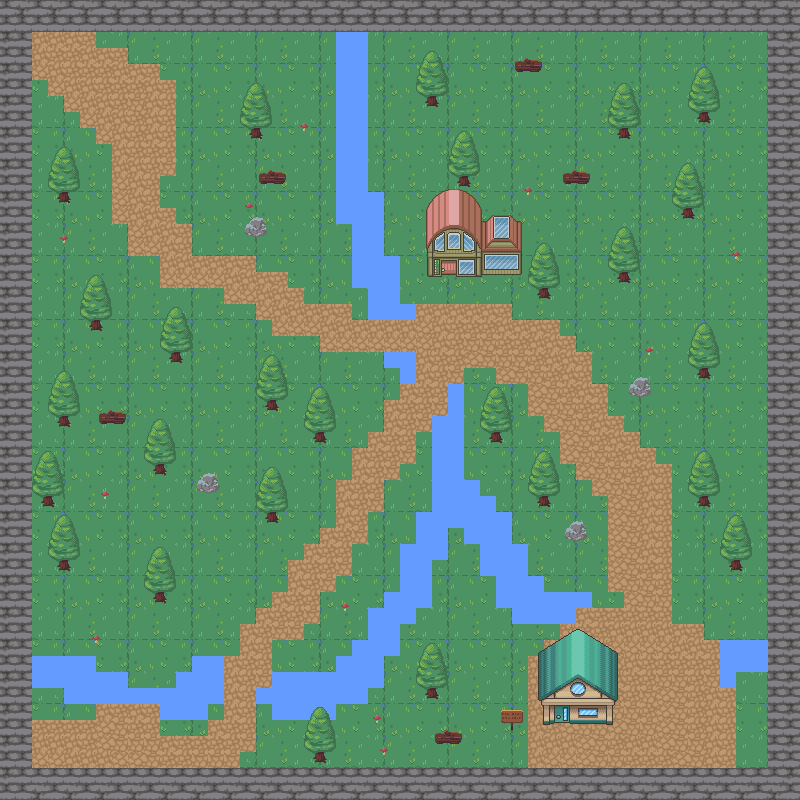

Below is a game level as drawn by its tile map, then a one-line description and the .tmx that defines it (tile-layer data replaced by summaries):
An orthogonal 50x50 tile map with 16x16 px tiles, 6 tile layers (background, water, walls, path, ...), 2 tilesets and 84 objects (80x col, player, enter, enter_house_exit).

<map version="1.5" tiledversion="1.6.0" orientation="orthogonal" renderorder="right-down" width="50" height="50" tilewidth="16" tileheight="16" infinite="0" nextlayerid="8" nextobjectid="134">
 <tileset firstgid="1" source="game.tsx" />
 <tileset firstgid="721" source="house.tsx" />
 <layer id="1" name="background" width="50" height="50">
  <data>[2500 cells, 2500 non-empty, 16 distinct tile ids]</data>
 </layer>
 <layer id="3" name="water" width="50" height="50">
  <data>[2500 cells, 225 non-empty, 4 distinct tile ids]</data>
 </layer>
 <layer id="2" name="walls" width="50" height="50">
  <data>[2500 cells, 384 non-empty, 3 distinct tile ids]</data>
 </layer>
 <layer id="4" name="path" width="50" height="50">
  <data>[2500 cells, 440 non-empty, 4 distinct tile ids]</data>
 </layer>
 <layer id="6" name="decorations" width="50" height="50">
  <data>[2500 cells, 283 non-empty, 26 distinct tile ids]</data>
 </layer>
 <layer id="7" name="house" width="50" height="50">
  <data>[2500 cells, 98 non-empty, 98 distinct tile ids]</data>
 </layer>
 <objectgroup id="5" name="obj">
  <object id="1" name="player" x="58.1564" y="52.3408">
   <point />
  </object>
  <object id="45" type="col" x="0" y="-1.16313" width="29.0782" height="794.417" />
  <object id="46" type="col" x="29.0782" y="0" width="768.828" height="29.0782" />
  <object id="47" type="col" x="768.828" y="27.9151" width="30.2413" height="769.991" />
  <object id="48" type="col" x="30.2413" y="767.509" width="737.424" height="32.7237" />
  <object id="53" type="col" x="432" y="415" width="32" height="112.667" />
  <object id="54" type="col" x="448" y="383.667" width="15.6667" height="31.6667" />
  <object id="55" type="col" x="384.333" y="350.667" width="31.3333" height="17.6667" />
  <object id="56" type="col" x="400" y="367.667" width="15.3333" height="16.3333" />
  <object id="57" type="col" x="336.333" y="31.6667" width="32" height="192.667" />
  <object id="58" type="col" x="369" y="192.333" width="14.3333" height="32" />
  <object id="59" type="col" x="351.333" y="224.333" width="32.6667" height="64" />
  <object id="60" type="col" x="384.333" y="256" width="15" height="32.3333" />
  <object id="61" type="col" x="367.667" y="288.333" width="32.3333" height="31.3333" />
  <object id="62" type="col" x="400" y="304" width="15.6667" height="16" />
  <object id="63" type="col" x="31.5" y="656.5" width="64" height="31.5" />
  <object id="64" type="col" x="63" y="688" width="33.5" height="16" />
  <object id="65" type="col" x="96.5" y="672.5" width="30.5" height="32" />
  <object id="66" type="col" x="126.5" y="687" width="34" height="16.5" />
  <object id="67" type="col" x="160.5" y="686.5" width="47" height="32.5" />
  <object id="68" type="col" x="177" y="672" width="14" height="13.5" />
  <object id="69" type="col" x="207.5" y="688" width="16" height="15.5" />
  <object id="70" type="col" x="192.5" y="656" width="31" height="31" />
  <object id="71" type="col" x="256" y="689" width="16" height="15" />
  <object id="72" type="col" x="271.5" y="672" width="64" height="47.5" />
  <object id="73" type="col" x="337" y="656" width="30.5" height="47.5" />
  <object id="75" type="col" x="352.333" y="640" width="15.6667" height="16" />
  <object id="76" type="col" x="368.667" y="655.333" width="14.3333" height="32.3333" />
  <object id="77" type="col" x="368.667" y="608.333" width="31" height="47.6667" />
  <object id="78" type="col" x="384.333" y="592.667" width="15.6667" height="14.6667" />
  <object id="79" type="col" x="399.667" y="606.667" width="16" height="17" />
  <object id="80" x="-3296" y="928" />
  <object id="81" type="col" x="400.333" y="543.667" width="32.3333" height="62.6667" />
  <object id="82" type="col" x="416.667" y="512" width="15" height="31.3333" />
  <object id="83" type="col" x="432" y="526.667" width="15.3333" height="33.3333" />
  <object id="84" type="col" x="464.333" y="480.667" width="16" height="63.6667" />
  <object id="85" type="col" x="480.333" y="496" width="15.3333" height="80" />
  <object id="86" type="col" x="495.333" y="511.333" width="17" height="96.3333" />
  <object id="87" type="col" x="513" y="544" width="14.3333" height="80" />
  <object id="88" type="col" x="527.667" y="575.667" width="15.6667" height="47.6667" />
  <object id="89" type="col" x="543.667" y="591.333" width="47.6667" height="15.6667" />
  <object id="90" type="col" x="543.333" y="607.333" width="32" height="15.6667" />
  <object id="91" type="col" x="720.333" y="640.333" width="47.6667" height="32" />
  <object id="92" type="col" x="720.333" y="671.667" width="15.3333" height="16" />
  <object id="93" type="col" x="251.333" y="126.667" width="9.33333" height="12" />
  <object id="94" type="col" x="258" y="172.667" width="29.3333" height="12" />
  <object id="95" type="col" x="244" y="216.667" width="22.6667" height="22" />
  <object id="96" type="col" x="60" y="190" width="10" height="14" />
  <object id="97" type="col" x="426.667" y="94" width="10.6667" height="14" />
  <object id="98" type="col" x="458" y="174.667" width="10.6667" height="12.6667" />
  <object id="99" type="col" x="514" y="58" width="30" height="15.3333" />
  <object id="100" type="col" x="562" y="171.333" width="27.3333" height="12.6667" />
  <object id="101" type="col" x="620" y="125.5" width="10" height="13.5" />
  <object id="102" type="col" x="537.5" y="284" width="12.5" height="18.5" />
  <object id="103" type="col" x="700" y="110" width="9.5" height="14" />
  <object id="104" type="col" x="617.5" y="270" width="13" height="13.5" />
  <object id="105" type="col" x="683.5" y="206.5" width="11" height="14" />
  <object id="106" type="col" x="629.5" y="375.5" width="21.5" height="22.5" />
  <object id="107" type="col" x="698.5" y="367" width="11" height="11" />
  <object id="108" type="col" x="490" y="428" width="13" height="16.5" />
  <object id="109" type="col" x="539.5" y="495.5" width="10" height="12.5" />
  <object id="110" type="col" x="564.5" y="519" width="21.5" height="24" />
  <object id="111" type="col" x="698" y="493.5" width="11.5" height="14.5" />
  <object id="112" type="col" x="730.5" y="557.5" width="10.5" height="15" />
  <object id="113" type="col" x="501.5" y="710" width="22.5" height="21.5" />
  <object id="114" type="col" x="426" y="686" width="11.5" height="14" />
  <object id="115" type="col" x="434.5" y="727.5" width="27.5" height="18.5" />
  <object id="116" type="col" x="313" y="746.5" width="13" height="17" />
  <object id="117" type="col" x="59.5" y="556" width="10" height="15.5" />
  <object id="118" type="col" x="153.5" y="589" width="14.5" height="15" />
  <object id="119" type="col" x="58" y="414" width="12.5" height="14.5" />
  <object id="120" type="col" x="42.5" y="494.5" width="11.5" height="12.5" />
  <object id="121" type="col" x="168.5" y="349.5" width="13.5" height="13.5" />
  <object id="122" type="col" x="91" y="320" width="12" height="11.5" />
  <object id="123" type="col" x="95.5" y="409" width="31.5" height="17" />
  <object id="124" type="col" x="266.5" y="398.5" width="11" height="12" />
  <object id="125" type="col" x="151.5" y="461.5" width="15" height="14.5" />
  <object id="126" type="col" x="199.5" y="474" width="19.5" height="21.5" />
  <object id="127" type="col" x="310.5" y="426.5" width="18.5" height="17.5" />
  <object id="128" type="col" x="264" y="508.5" width="16" height="17.5" />
  <object id="129" type="col" x="544" y="700" width="72" height="25.3333" />
  <object id="130" type="col" x="430.667" y="252" width="88" height="25.3333" />
  <object id="132" name="enter" x="554" y="704.75" width="15.75" height="28" />
  <object id="133" name="enter_house_exit" x="563.5" y="748.166">
   <point />
  </object>
 </objectgroup>
</map>
